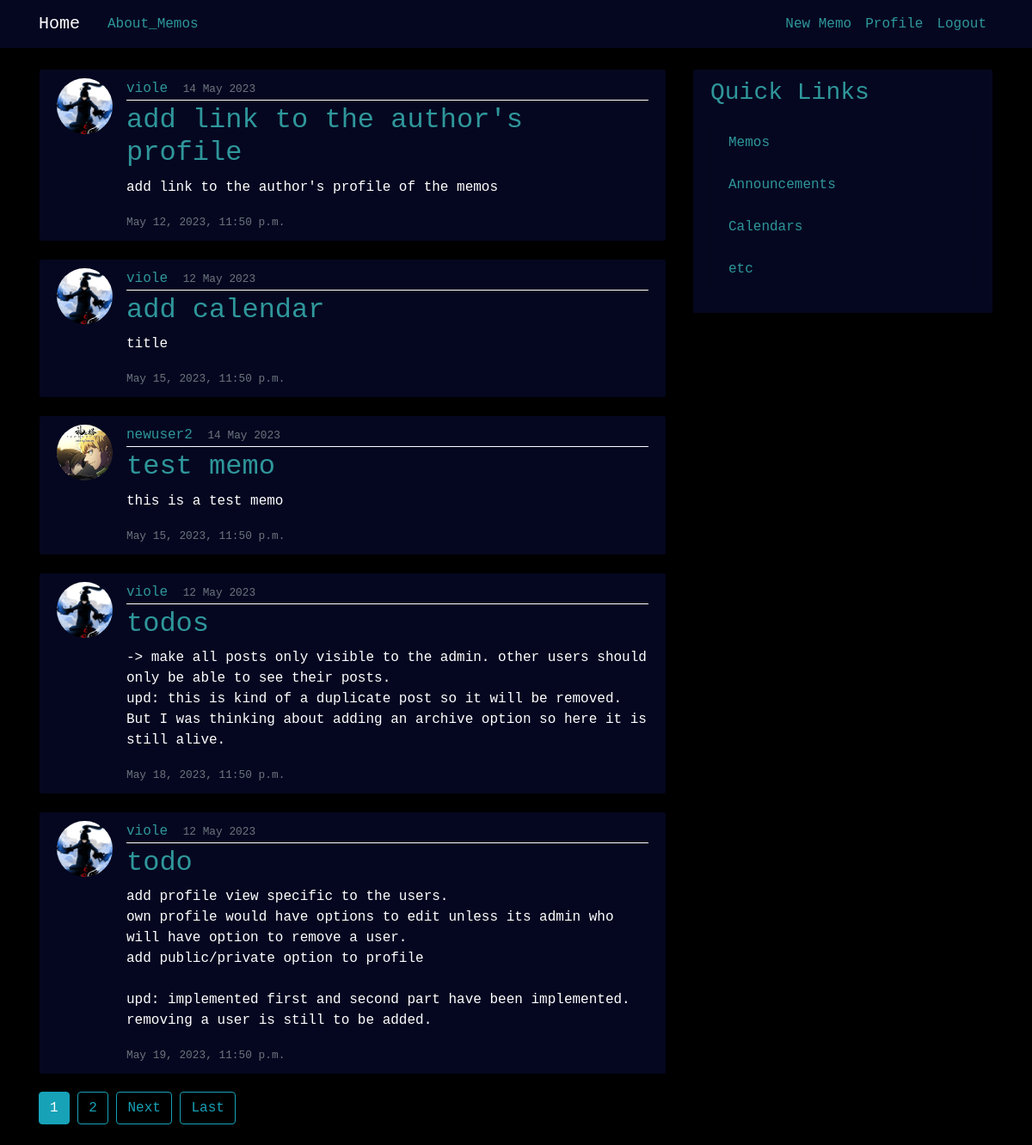
Screenshot of /memo/ (signed in) with the database file from the repository.
### memo/models.py (models this page shows, shortened)
class Post(models.Model):
    title = models.CharField(max_length=100)
    content = models.TextField()
    date_posted = models.DateTimeField(default=timezone.now)
    date_due = models.DateTimeField()
    author = models.ForeignKey(User, on_delete=models.CASCADE)

### users/models.py (models this page shows, shortened)
class Profile(models.Model):
    user = models.OneToOneField(User, on_delete=models.CASCADE)
    image = models.ImageField(default='default.jpg', upload_to='profile_pics')

### memo/views.py (the view)
# urls.py: path('', PostListView.as_view(), name='memo_home'),
class PostListView(ListView):
    model = Post
    template_name = 'memo/home.html' # <app>/<model>_<viewtype>.html
    context_object_name = 'posts'
    ordering = ['date_due']
    paginate_by = 5

### memo/templates/memo/home.html (shortened to what this page needs)
{% extends "memo/base.html" %}
{% block content %}
    {% for post in posts %}
        <article class="media content-section">
            <img class="rounded-circle article-img" src="{{ post.author.profile.image.url }}">
            <div class="media-body">
            <div class="article-metadata">
                <a class="mr-2" href="#">{{ post.author }}</a>
                <small class="text-muted">{{ post.date_posted|date:"d F Y" }}</small>
            </div>
            <h2><a class="article-title" href="{% url 'post-detail' post.id %}">{{ post.title }}</a></h2>
            <p class="article-content">{{ post.content }}</p>
            <small class="text-muted">{{ post.date_due }}</small>
            </div>
        </article>
    {% endfor %}
    {% if is_paginated %}
        {% for num in page_obj.paginator.page_range %}
            {% if page_obj.number == num %}
                <a class="btn btn-info mb-4" href="?page={{ num }}">{{ num }}</a>
            {% elif num > page_obj.number|add:'-3' and num < page_obj.number|add:'3' %}
            <a class="btn btn-outline-info mb-4" href="?page={{ num }}">{{ num }}</a>
            {% endif %}
        {% endfor %}
        {% if page_obj.has_next %}
            <a class="btn btn-outline-info mb-4" href="?page={{ page_obj.next_page_number }}">Next</a>
            <a class="btn btn-outline-info mb-4" href="?page={{ page_obj.paginator.num_pages }}">Last</a>
        {% endif %}
    {% endif %}
{% endblock content %}

### static/memo/main.css (style rules this page uses)
body { background: #000000; color: #ffffff; margin-top: 5rem; font-family: 'Courier New', Courier, monospace; }
h1, h2, h3, h4, h5, h6 { color: #2f979b; }
a { color: #2f979b; }
.content-section { background: #050720; padding: 10px 20px; border: 1px solid #000000; border-radius: 3px; margin-bottom: 20px; }
.article-title { color: #2f979b; }
.article-content { white-space: pre-line; }
.article-img { height: 65px; width: 65px; margin-right: 16px; }
.article-metadata { padding-bottom: 1px; margin-bottom: 4px; border-bottom: 1px solid #ffffff }

### rows the page displays
Post: author.profile.image (picture), author "viole", date_posted "14 May 2023", title "add link to the author's profile", content "add link to the author's profile of the memos", date_due "May 12, 2023, 11:50 p.m."
Post: author.profile.image (picture), author "viole", date_posted "12 May 2023", title "add calendar", content "title", date_due "May 15, 2023, 11:50 p.m."
Post: author.profile.image (placeholder picture), author "newuser2", date_posted "14 May 2023", title "test memo", content "this is a test memo", date_due "May 15, 2023, 11:50 p.m."
Post: author.profile.image (picture), author "viole", date_posted "12 May 2023", title "todos", content "-> make all posts only visible to the admin. other users should only be able to see their posts. upd: this is kind of a duplicate post so it will be removed. But I was thinking about adding an archive option so here it is still alive.", date_due "May 18, 2023, 11:50 p.m."
Post: author.profile.image (picture), author "viole", date_posted "12 May 2023", title "todo", content "add profile view specific to the users. own profile would have options to edit unless its admin who will have option to remove a user. add public/private option to profile upd: implemented first and second part have been implemented. removing a user is still to be added.", date_due "May 19, 2023, 11:50 p.m."

### other values shown
{{ num }} "1"
{{ num }} "2"
